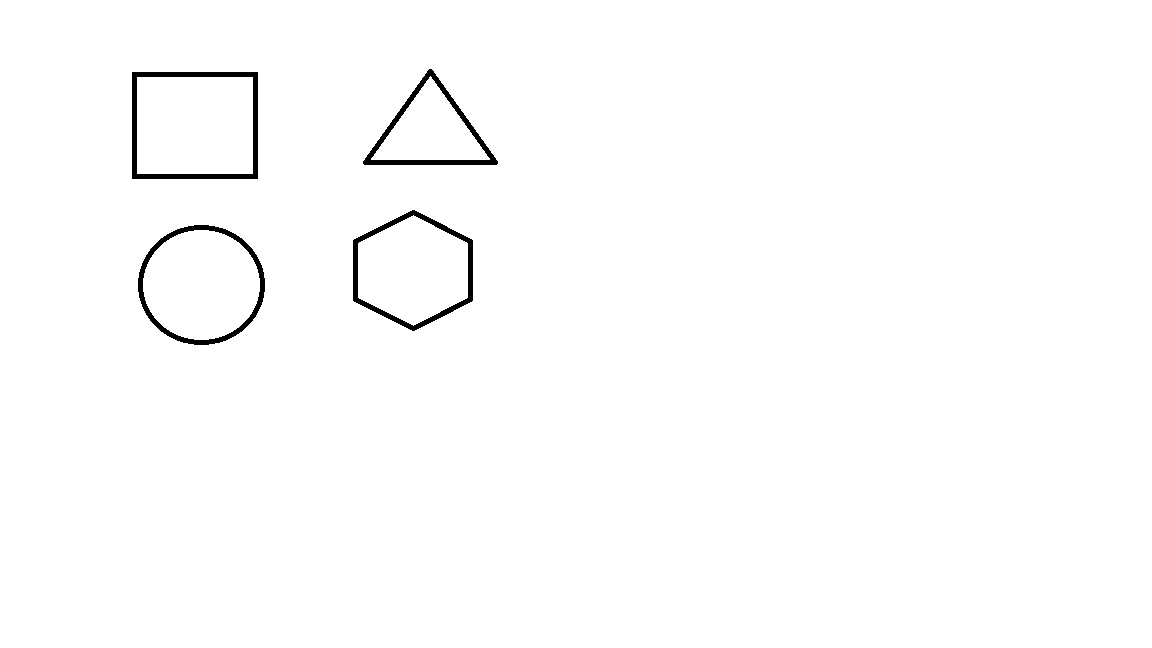
#> input picture ShapeFolder/gambar.png, 1152 x 648 px
$ python main.py   (older library calls are emulated)
#> lines starting #> are read from the running program, lines starting #| are printed output that depends on the picture; after the words box and inside, x2 and y2 are one past the last pixel; in counts of white or black regions, pixels touching at a corner belong together
#> the answer given: 1
import math
import os
import cv2
import numpy as np
from scipy.cluster.vq import *
import matplotlib.pyplot as plt

def clearScreen():
  os.system('cls' if os.name == 'nt' else 'clear')

def ShapeDetection():
  image = cv2.imread('./ShapeFolder/gambar.png')
#> image is the input picture: shape (648, 1152, 3); 99% white; 4 black regions, box (x1, y1, x2, y2) and area: (132, 72, 258, 179) 2230, (353, 210, 473, 331) 1858, (138, 225, 265, 345) 1848, (363, 69, 498, 165) 1756
  new_image = cv2.cvtColor(image, cv2.COLOR_BGR2GRAY)
  new_image = cv2.resize(new_image, (700, 500))
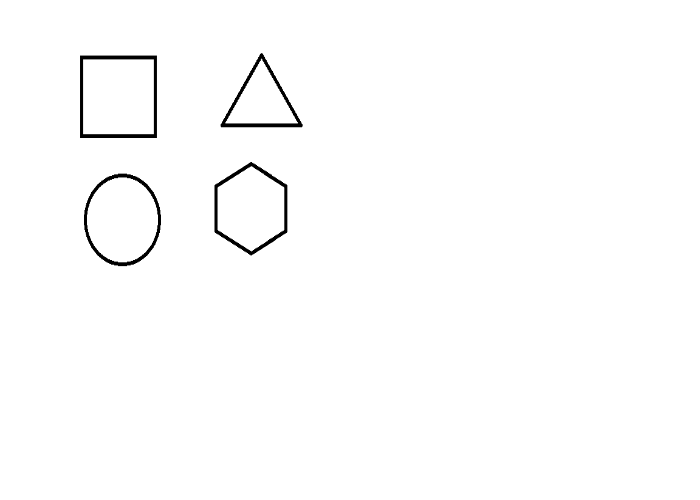
#> new_image: shape (500, 700); min 0, max 255, mean 252.4

  _, threshold = cv2.threshold(new_image, 127, 255, cv2.THRESH_BINARY)
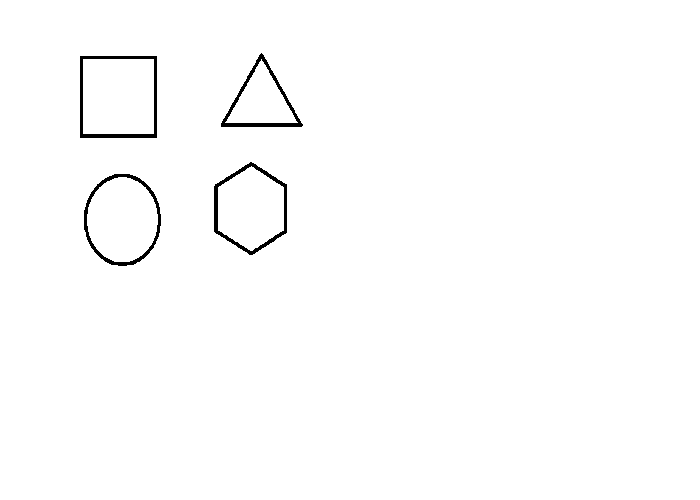
#> threshold: shape (500, 700); 99% white; 4 black regions
  contours, _ = cv2.findContours(threshold, cv2.RETR_TREE, cv2.CHAIN_APPROX_SIMPLE)
#> contours = 9 contours; largest, box (x1, y1, x2, y2) and area: (0, 0, 700, 500) 348801, (79, 55, 158, 139) 6472, (83, 173, 162, 267) 5724, (213, 161, 288, 256) 5261, (83, 59, 154, 134) 5180

  first = False
  for contour in contours:
    if first == False:
      first = True
      continue

    approx = cv2.approxPolyDP(contour, 0.01 * cv2.arcLength(contour, True), True)
    M = cv2.moments(contour)
    x = int(M['m10'] / M['m00'])
    y = int(M['m01'] / M['m00'])

    if(len(approx)==3):
      cv2.putText(new_image, "Triangle", (x, y), cv2.FONT_HERSHEY_PLAIN, 0.6, (0, 0, 0))
    elif(len(approx)==4):
      cv2.putText(new_image, "Rectangle", (x, y), cv2.FONT_HERSHEY_PLAIN, 0.6, (0, 0, 0))
    elif(len(approx)==5):
      cv2.putText(new_image, "Pentagon", (x, y), cv2.FONT_HERSHEY_PLAIN, 0.6, (0, 0, 0))
    elif(len(approx)==6):
      cv2.putText(new_image, "Hexagon", (x, y), cv2.FONT_HERSHEY_PLAIN, 0.6, (0, 0, 0))
    elif(len(approx)==7):
      cv2.putText(new_image, "Heptagon", (x, y), cv2.FONT_HERSHEY_PLAIN, 0.6, (0, 0, 0))
    elif(len(approx)==8):
      cv2.putText(new_image, "Octagon", (x, y), cv2.FONT_HERSHEY_PLAIN, 0.6, (0, 0, 0))
    elif(len(approx)==9):
      cv2.putText(new_image, "Nonagon", (x, y), cv2.FONT_HERSHEY_PLAIN, 0.6, (0, 0, 0))
    elif(len(approx)==10):
      cv2.putText(new_image, "Decagon", (x, y), cv2.FONT_HERSHEY_PLAIN, 0.6, (0, 0, 0))
    else:
      area = cv2.contourArea(contour)
      perimeter = cv2.arcLength(contour, True)
      circularity = 4 * math.pi * area / (perimeter * perimeter)
      if circularity > 0.8:
        cv2.putText(new_image, 'Circle', (x, y), cv2.FONT_HERSHEY_PLAIN, 0.6, (0, 0, 0))
#> this loop made 9 passes
#> (x, y, area, perimeter, circularity) on passes 2 to 3: (121, 219, 5724.5, 284, 0.892), (121, 219, 4622, 256.5, 0.883)
#> (contour, first) on pass 1: ([[0, 0], [0, 499], [699, 499], [699, 0]], True)
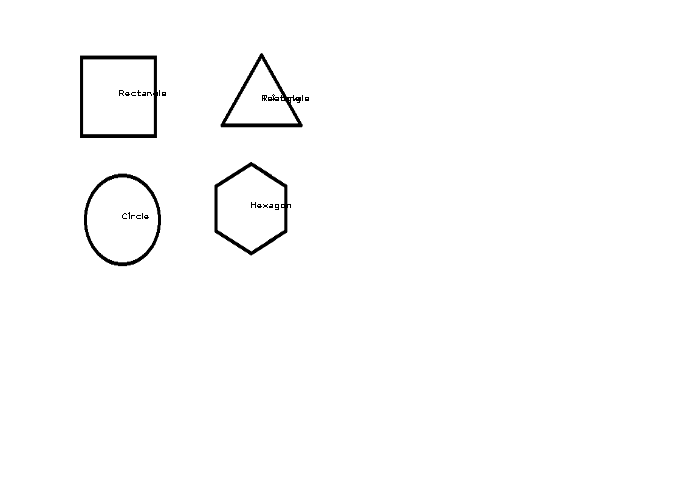
#> new_image: shape (500, 700); 0.11% of pixels changed, all inside (x1, y1, x2, y2) = (119, 90, 309, 219)
#> after the loop, first = True

  cv2.imshow('Shape Detection', new_image)
  cv2.waitKey()

# [105 lines left out: functions edgeDetectionResult, EdgeDetection, PatternDetection, FaceRecog, not called in this run]

def mainMenu():
  print('CompVis')
  print('1. Shape Detection')
  print('2. Edge Detection')
  print('3. Pattern Recognition')
  print('4. Face Detection')
  print('5. Exit')

while (True):
  clearScreen()
  mainMenu()
#> (the run stopped early here; a loop or call above may not have finished)
